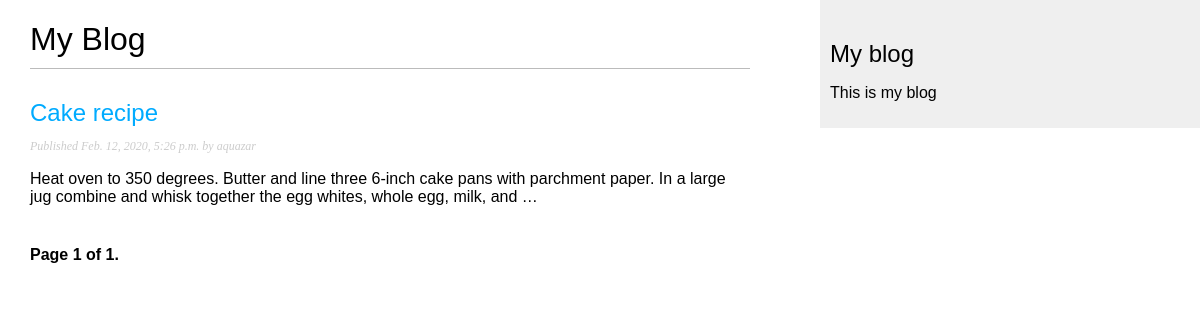
Page /blog/ on the earlier database version.
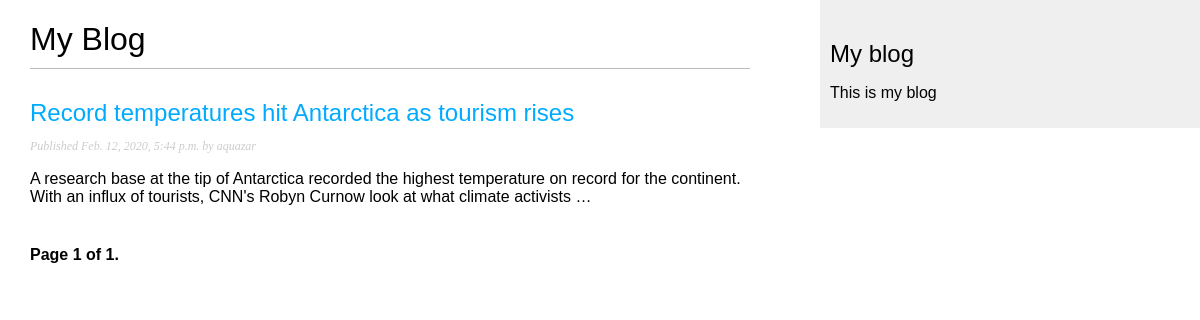
Same page on the later database version.
### blog/models.py (models this page shows, shortened)
class Post(models.Model):
    STATUS_CHOICES = (("draft", "Draft"), ("published", "Published"))
    title = models.CharField(max_length=250)
    slug = models.SlugField(max_length=250, unique_for_date="publish")
    author = models.ForeignKey(
        User, on_delete=models.CASCADE, related_name="blog_posts"
    )
    body = models.TextField()
    publish = models.DateTimeField(default=timezone.now)
    created = models.DateTimeField(auto_now_add=True)
    updated = models.DateTimeField(auto_now=True)
    status = models.CharField(max_length=10, choices=STATUS_CHOICES, default="draft")
    class Meta:
        ordering = ("-publish",)
    objects = models.Manager()
    published = PublishedManager()
    def get_absolute_url(self):
        return reverse(
            "blog:post_detail",
            args=[self.publish.year, self.publish.month, self.publish.day, self.slug],
        )

### blog/views.py (the view)
# urls.py: path("", views.PostListView.as_view(), name="post_list"),
class PostListView(ListView):
    queryset = Post.published.all()
    context_object_name = "posts"
    paginate_by = 3
    template_name = "blog/post/list.html"

### blog/templates/blog/post/list.html (shortened to what this page needs)
{% extends "blog/base.html" %}
{% block content %}
    <h1>My Blog</h1>
    {% for post in posts %}
        <h2>
            <a href="{{ post.get_absolute_url }}">
                {{ post.title }}
            </a>
        </h2>
        <p class="date">
            Published {{ post.publish }} by {{ post.author }}
        </p>
        {{post.body|truncatewords:30|linebreaks}}
    {% endfor %}
    {% include "blog/pagination.html" with page=page_obj %}
{% endblock %}

Differences in the rows shown:
removed Post: title "Cake recipe", publish "Feb. 12, 2020, 5:26 p.m.", author "aquazar", body "Heat oven to 350 degrees. Butter and line three 6-inch cake pans with parchment paper. In a large jug combine and whisk together the egg whites, whole egg, milk, and …"
now on this page (row edited): Post: title "Record temperatures hit Antarctica as tourism rises", publish "Feb. 12, 2020, 5:44 p.m.", author "aquazar", body "A research base at the tip of Antarctica recorded the highest temperature on record for the continent. With an influx of tourists, CNN's Robyn Curnow look at what climate activists …"
